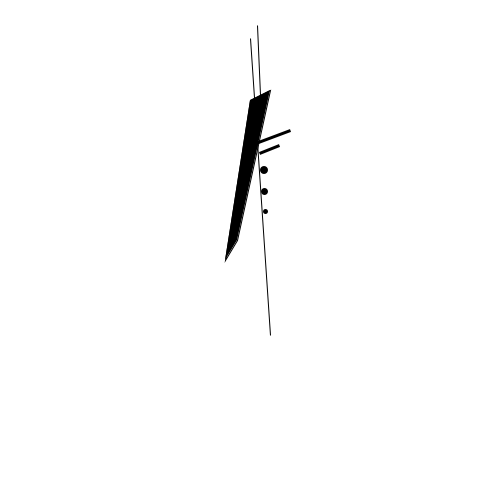
Frame 1 (no input)
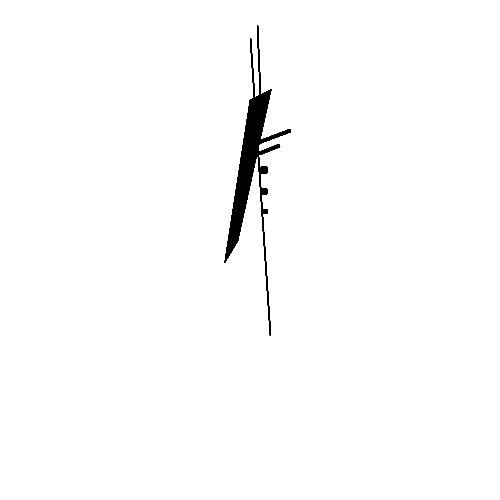
Frame 60 (the mouse pressed at the canvas centre just before this capture)
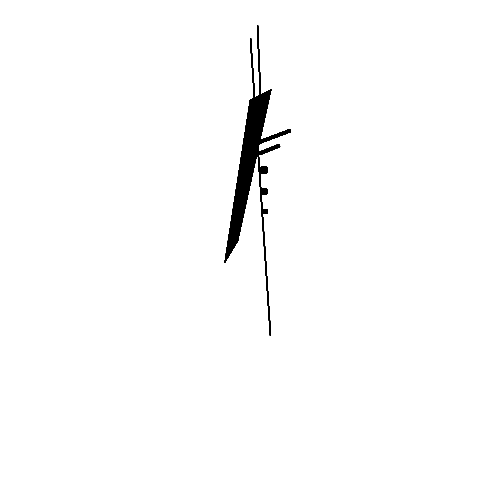
Frame 120 (the mouse held since frame 60 and released just before this capture)

The Processing sketch that drew these frames (run headless with seeded random() and noise(); from frame 60 on, the mouse is pressed at the canvas centre):

// Processing sketch: FinalResidencyProject_Object
// ── FinalResidencyProject_Object.pde
void setup () {
  size(500,500);
  background(255);
}

void draw () {
  println(mouseX,mouseY);
  smooth();
  stroke(0);
  strokeCap(SQUARE);
  strokeWeight(1);
  //bevel thick rect
  fill(0);
  beginShape();
  vertex(250,100);
  vertex(225,260);
  vertex(237,240);
  vertex(270,90);
  vertex(250,100); 
  endShape();
  line(250,38,270,335);
  line(257,25,260,95);
  strokeWeight(3);
  line(250,145,290,130);
  line(259,153,279,145);
  noStroke();
  ellipseMode(CORNER);
  ellipse(260,166,8,8);
  ellipse(261,188,7,7);
  ellipse(263,209,5,5);
}



  
